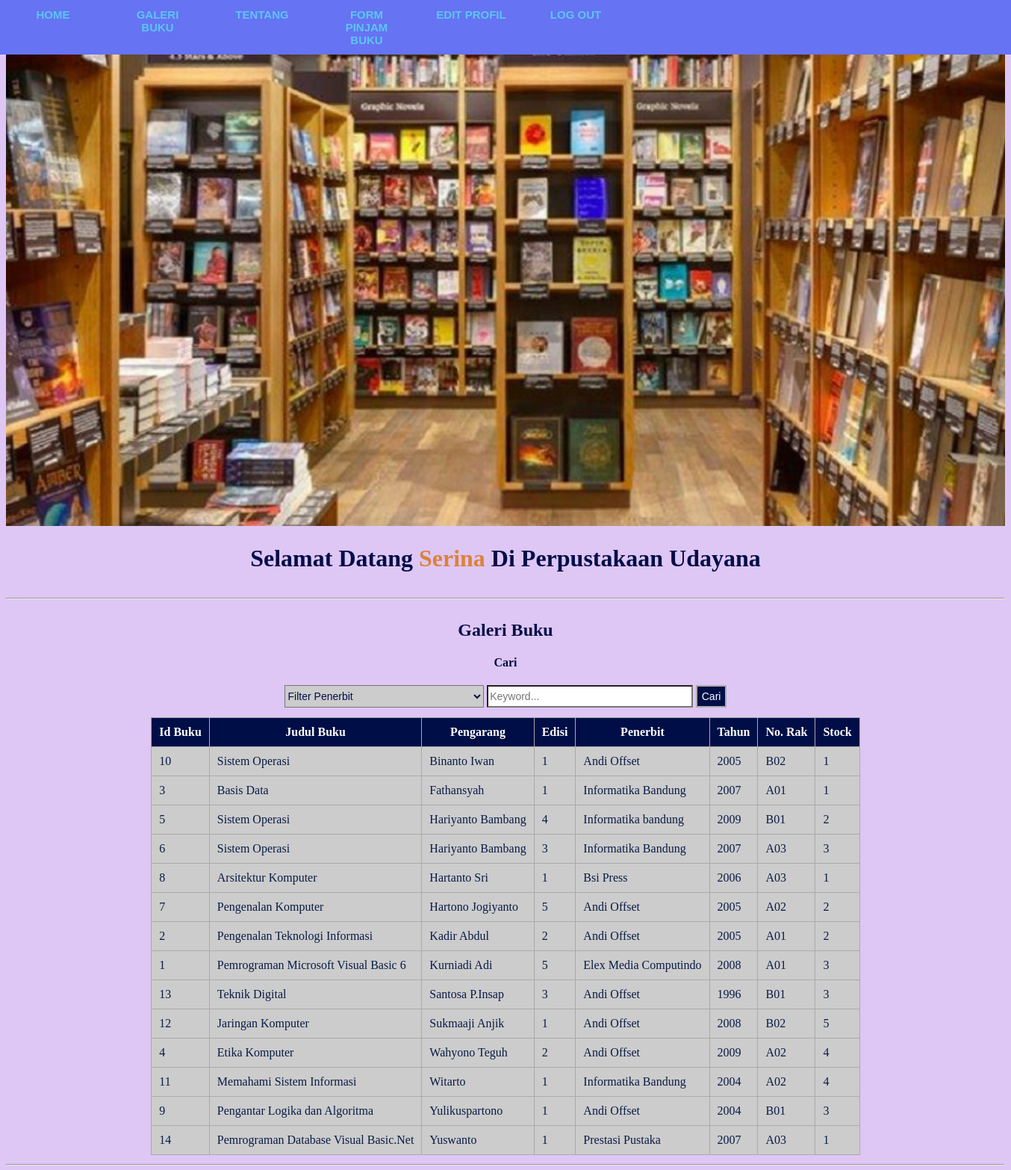
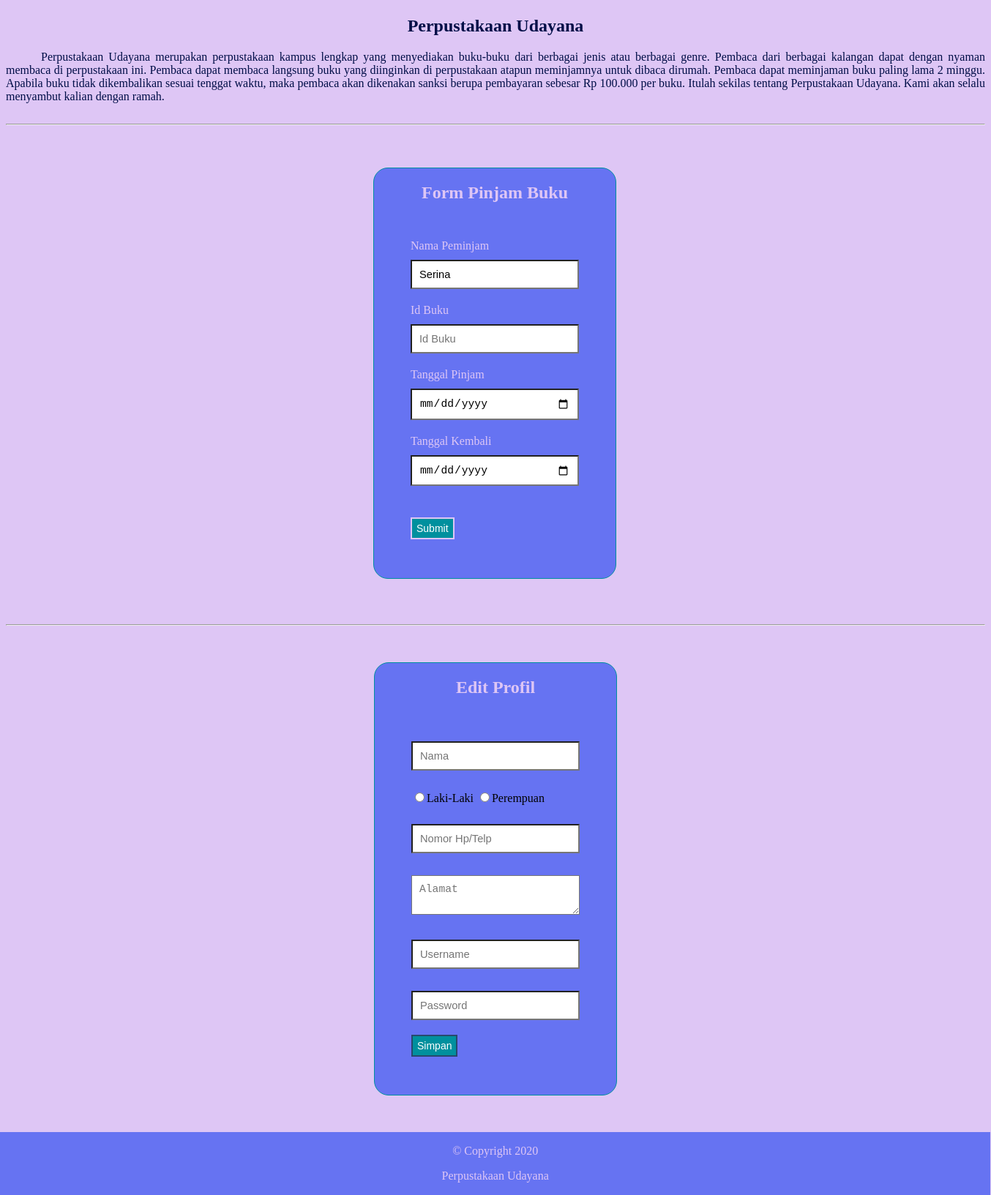
The app's page /index.php?order=pengarang_buku&&sort=ASC (signed in) with its own data (2 pictures, top to bottom).
### tables this page shows
CREATE TABLE `buku` (
  `id_buku` int(11) NOT NULL,
  `judul_buku` varchar(50) NOT NULL,
  `pengarang_buku` varchar(30) NOT NULL,
  `edisi_buku` varchar(5) NOT NULL,
  `penerbit` varchar(30) NOT NULL,
  `tahun_terbit` int(5) NOT NULL,
  `no_rak` varchar(5) NOT NULL,
  `stock_buku` int(3) NOT NULL
);

### index.php (the view, shortened to what this page needs)
<!DOCTYPE html>
<html>
<head>
	<link rel="stylesheet" type="text/css" href="CSS/index.css">
</head>
<body>
	<nav class="navigasi">
        <ul>
            <li><a href="#section1">Home</a></li>
            <li><a href="#section2">Galeri Buku</a></li>
            <li><a href="#section3">Tentang</a></li>
            <li><a href="#section4">Form Pinjam Buku</a></li>
            <li><a href="#section5">Edit Profil</a></li>
            <li><a href="logout.php">Log Out</a></li>
        </ul>
    </nav>
    <div id="section1">
        <img src="Gambar/gedung_perpustakaan.jpg">
        <h1>Selamat Datang <b style="color: #DC8239;"><?php echo $_SESSION['username'];?></b> Di Perpustakaan Udayana</h1>
    </div>
    <hr>
    <div id="section2">
        <h2>Galeri Buku</h2>
        <?php
            $s_penerbit="";
            $s_keyword="";
            $sort = 'ASC';
            $newsort = 'ASC';
            if (isset($_GET['order'])) {
                $order = $_GET['order'];
                $sort = $_GET['sort'];
                if ($sort == 'DESC') {
                    $newsort = 'ASC';
                }
                else{
                    $newsort = 'DESC';
                }
            }else{
                $order = 'id_buku';
            }
        ?>
        <form method="GET" action="" align="center">
        <h4>Cari</h4>
        <select name="s_penerbit" id="s_penerbit">
            <option value="">Filter Penerbit</option>
        </select>
        <input type="text" name="s_keyword" placeholder="Keyword..." id="s_keyword" value="<?php echo $s_keyword; ?>">
        <button id="search" name="search">Cari</button>
    </form>
    <table align="center" cellpadding="20">
        <thead>
            <tr>
                <th>Id Buku</th>
                <th><a href="?order=judul_buku&&sort=<?php echo $newsort; ?>">Judul Buku</a></th>
                <th><a href="?order=pengarang_buku&&sort=<?php echo $newsort; ?>">Pengarang</a></th>
                <th><a href="?order=edisi_buku&&sort=<?php echo $newsort; ?>">Edisi</a></th>
                <th><a href="?order=penerbit&&sort=<?php echo $newsort; ?>">Penerbit</a></th>
                <th><a href="?order=tahun_terbit&&sort=<?php echo $newsort; ?>">Tahun</a></th>
                <th><a href="?order=no_rak&&sort=<?php echo $newsort; ?>">No. Rak</a></th>
                <th><a href="?order=stock_buku&&sort=<?php echo $newsort; ?>">Stock</a></th>
            </tr>
        </thead>
        <tbody>
            <?php
                include "koneksi.php";
                $search_penerbit = '%'.$s_penerbit.'%';
                $search_keyword = '%'.$s_keyword.'%';
                $query = "SELECT * FROM buku WHERE penerbit LIKE ? AND (judul_buku LIKE ? OR pengarang_buku LIKE ? OR edisi_buku LIKE ? OR tahun_terbit LIKE ? OR no_rak LIKE ? OR stock_buku LIKE ?) ORDER BY $order $sort";
                $buku1 = mysqli_prepare($conn, $query) or die(mysqli_error($conn));
                mysqli_stmt_bind_param($buku1, "sssssss", $search_penerbit, $search_keyword, $search_keyword, $search_keyword, $search_keyword, $search_keyword, $search_keyword);
                mysqli_stmt_execute($buku1);
                $hasil = mysqli_stmt_get_result($buku1);
                if (mysqli_num_rows($hasil) > 0) {
                    while ($rows = mysqli_fetch_assoc($hasil)) {
                        $id_buku = $rows['id_buku'];
                        $judul_buku = $rows['judul_buku'];
                        $pengarang_buku = $rows['pengarang_buku'];
                        $edisi_buku = $rows['edisi_buku'];
                        $penerbit = $rows['penerbit'];
                        $tahun_terbit = $rows['tahun_terbit'];
                        $no_rak = $rows['no_rak'];
                        $stock_buku = $rows['stock_buku'];
            ?>
                <tr>
                    <td><?php echo $id_buku; ?></td>
                    <td><?php echo $judul_buku; ?></td>
                    <td><?php echo $pengarang_buku; ?></td>
                    <td><?php echo $edisi_buku; ?></td>
                    <td><?php echo $penerbit; ?></td>
                    <td><?php echo $tahun_terbit; ?></td>
                    <td><?php echo $no_rak; ?></td>
                    <td><?php echo $stock_buku; ?></td>
                </tr>
                <?php } } else { ?>
                <tr>
                    <td colspan="9" align="center">Tidak Ada Data Ditemukan</td>
                </tr>
                <?php } ?>
        </tbody>
    </table>
    </div>
    <hr>
    <div id="section3">
        <h2>Perpustakaan Udayana</h2>
        <p> Perpustakaan Udayana merupakan perpustakaan kampus lengkap yang menyediakan buku-buku dari berbagai jenis atau berbagai genre. Pembaca dari berbagai kalangan dapat dengan nyaman membaca di perpustakaan ini. Pembaca dapat membaca langsung buku yang diinginkan di perpustakaan atapun meminjamnya untuk dibaca dirumah. Pembaca dapat meminjaman buku paling lama 2 minggu. Apabila buku tidak dikembalikan sesuai tenggat waktu, maka pembaca akan dikenakan sanksi berupa pembayaran sebesar Rp 100.000 per buku. Itulah sekilas tentang Perpustakaan Udayana. Kami akan selalu menyambut kalian dengan ramah.</p>
    </div>
    <hr>
    <div id="section4">
       <h2 align="center">Form Pinjam Buku</h2>
       <form method="POST" action="pinjam.php">
            <label>Nama Peminjam</label><br>
            <input type="text" id="nama_pinjam" name="nama_pinjam" value="<?php echo $_SESSION['username'];?>"><br>
            <label>Id Buku</label><br>
            <input type="text" id="id_buku" name="id_buku" placeholder="Id Buku"></td><br>
            <label>Tanggal Pinjam</label><br>
            <input type="date" id="tgl_pinjam" name="tgl_pinjam"></td><br>
            <label>Tanggal Kembali</label><br>
            <input type="date" id="tgl_kembali" name="tgl_kembali"></td><br>
            <input type="submit" id="pinjam" name="pinjam" value="Submit"></td><br>
       </form>
    </div>
    <hr>
    <div id="section5">
        <h2>Edit Profil</h2>
        <form method="POST" action="edit_profil.php">
            <input type="text" name="nama" placeholder="Nama">
            <input type="radio" name="jk" value="Laki-Laki">Laki-Laki
            <input type="radio" name="jk" value="Perempuan">Perempuan
            <input type="text" name="no_hp" placeholder="Nomor Hp/Telp"></td>
            <textarea name="alamat" placeholder="Alamat"></textarea></td>
            <input type="text" name="user" placeholder="Username"></td>
            <input type="password" name="pass" placeholder="Password"></td>
            <input type="submit" name="simpan" value="Simpan"></td>
        </form>
    </div>
    <footer>
        <p>&copy Copyright 2020</p>
        <p>Perpustakaan Udayana</p>
    </footer>
</body>
</html>

### CSS/index.css (style rules this page uses)
* { background-color: #dec6f5; scroll-behavior: smooth; }
.navigasi ul { border: 1px solid #6673f2; padding: 0; margin: 0; list-style: none; font-family: Arial, Helvetica, sans-serif; font-size: 15px; font-weight: bold; width: 100%; background-color: #6673f2; overflow: hidden; position: fixed; top: 0; left: 0; }
.navigasi li { float: left; }
.navigasi li a { display: block; color: #5cc5f2; text-align: center; padding: 10px 20px; text-decoration: none; text-transform: uppercase; font-weight: bold; width: 100px; background-color: #6673f2; }
#section1, #section2, #section3, #section4 { display: inline-block; width: 100%; overflow: hidden; }
#section1 img { width: 100%; }
#section1 h1 { text-align: center; color: #000e47; }
#section2 table { border-collapse: collapse; }
#section2 h2, h4 { text-align: center; color: #000e47; }
#section2 th { background-color: #000e47; border: 1px solid #aaaaaa; text-align:left; color:#ffffff; padding: 10px; text-align: center; }
#section2 th a { background-color: #000e47; text-decoration: none; color: #ffffff; }
#section2 td { background-color: #cccccc; border: 1px solid #aaaaaa; padding: 10px; color: #091b45; }
#section2 form { text-align: center; }
#section2 form select { width: 20%; height: 30px; font-size: 14px; margin-bottom: 1%; cursor: pointer; background-color: #cccccc; color: #000e47; }
#section2 form input[type=text] { width: 20%; height: 24px; font-size: 14px; margin-bottom: 1%; background-color: white; }
#section2 form button { width: auto; height: 30px; font-size: 14px; margin-bottom: 1%; background-color: #000e47; color:#ffffff; border: 2px solid #aaaaaa; cursor: pointer; }
#section3 { color: #000e47; }
#section3 h2 { text-align: center; }
#section3 p { text-align: justify; text-indent: 0.5in; }
#section4 { border: 1px solid #00909e; height: auto; width: 330px; margin: 50px 502px; background-color: #6673f2; border-radius: 20px; }
#section4 form { margin: 50px 50px; background-color: #6673f2; }
#section4 label { font-size: 16px; color: #dec6f5; background-color: #6673f2; }
#section4 h2 { text-align: center; color: #dec6f5; background-color: #6673f2; }
#section4 form input[type=text] { box-sizing : border-box; width: 100%; padding: 10px; font-size: 11pt; margin-top: 10px; margin-bottom: 20px; background-color: white; }
#section4 form input[type=submit] { width: auto; height: 30px; font-size: 14px; margin-bottom: 1%; background-color: #00909e; color:#ffffff; border: 2px solid #dec6f5; cursor: pointer; margin-top: 10%; }
#section4 input[type=date] { box-sizing : border-box; width: 100%; padding: 10px; font-size: 11pt; margin-top: 10px; margin-bottom: 20px; background-color: white; }
#section5 { border: 1px solid #00909e; height: auto; width: 330px; margin: 50px auto; background-color: #6673f2; border-radius: 20px; }
#section5 h2 { text-align: center; color: #dec6f5; background-color: #6673f2; }
#section5 form { margin: 50px 50px; background-color: #6673f2; }
#section5 form input[type=text] { box-sizing : border-box; width: 100%; padding: 10px; font-size: 11pt; margin-top: 10px; margin-bottom: 20px; background-color: white; }
#section5 form input[type=password] { box-sizing : border-box; width: 100%; padding: 10px; font-size: 11pt; margin-top: 10px; margin-bottom: 20px; background-color: white; }
#section5 form input[type=submit] { width: auto; height: 30px; font-size: 14px; margin-bottom: 1%; background-color: #00909e; color:#ffffff; border: 2px solid #27496d; cursor: pointer; }
#section5 form textarea { box-sizing : border-box; width: 100%; padding: 10px; font-size: 11pt; margin-top: 10px; margin-bottom: 20px; background-color: white; }
#section5 form input[type=radio] { margin-top: 10px; margin-bottom: 20px; color: white; }
footer { border: 1px solid #6673f2; width: 101%; height: 100%; background-color: #6673f2; position: relative; bottom: 0; left: 0; right: 0; margin-left: -8px; margin-bottom: -8px; }
footer p { text-align: center; background-color: #6673f2; color: #dec6f5; }

### records on screen
buku: id_buku "10", judul_buku "Sistem Operasi", pengarang_buku "Binanto Iwan", edisi_buku "1", penerbit "Andi Offset", tahun_terbit "2005", no_rak "B02", stock_buku "1"
buku: id_buku "3", judul_buku "Basis Data", pengarang_buku "Fathansyah", edisi_buku "1", penerbit "Informatika Bandung", tahun_terbit "2007", no_rak "A01", stock_buku "1"
buku: id_buku "5", judul_buku "Sistem Operasi", pengarang_buku "Hariyanto Bambang", edisi_buku "4", penerbit "Informatika bandung", tahun_terbit "2009", no_rak "B01", stock_buku "2"
buku: id_buku "6", judul_buku "Sistem Operasi", pengarang_buku "Hariyanto Bambang", edisi_buku "3", penerbit "Informatika Bandung", tahun_terbit "2007", no_rak "A03", stock_buku "3"
buku: id_buku "8", judul_buku "Arsitektur Komputer", pengarang_buku "Hartanto Sri", edisi_buku "1", penerbit "Bsi Press", tahun_terbit "2006", no_rak "A03", stock_buku "1"
buku: id_buku "7", judul_buku "Pengenalan Komputer", pengarang_buku "Hartono Jogiyanto", edisi_buku "5", penerbit "Andi Offset", tahun_terbit "2005", no_rak "A02", stock_buku "2"
buku: id_buku "2", judul_buku "Pengenalan Teknologi Informasi", pengarang_buku "Kadir Abdul", edisi_buku "2", penerbit "Andi Offset", tahun_terbit "2005", no_rak "A01", stock_buku "2"
buku: id_buku "1", judul_buku "Pemrograman Microsoft Visual Basic 6", pengarang_buku "Kurniadi Adi", edisi_buku "5", penerbit "Elex Media Computindo", tahun_terbit "2008", no_rak "A01", stock_buku "3"
buku: id_buku "13", judul_buku "Teknik Digital", pengarang_buku "Santosa P.Insap", edisi_buku "3", penerbit "Andi Offset", tahun_terbit "1996", no_rak "B01", stock_buku "3"
buku: id_buku "12", judul_buku "Jaringan Komputer", pengarang_buku "Sukmaaji Anjik", edisi_buku "1", penerbit "Andi Offset", tahun_terbit "2008", no_rak "B02", stock_buku "5"
buku: id_buku "4", judul_buku "Etika Komputer", pengarang_buku "Wahyono Teguh", edisi_buku "2", penerbit "Andi Offset", tahun_terbit "2009", no_rak "A02", stock_buku "4"
buku: id_buku "11", judul_buku "Memahami Sistem Informasi", pengarang_buku "Witarto", edisi_buku "1", penerbit "Informatika Bandung", tahun_terbit "2004", no_rak "A02", stock_buku "4"
buku: id_buku "9", judul_buku "Pengantar Logika dan Algoritma", pengarang_buku "Yulikuspartono", edisi_buku "1", penerbit "Andi Offset", tahun_terbit "2004", no_rak "B01", stock_buku "3"
buku: id_buku "14", judul_buku "Pemrograman Database Visual Basic.Net", pengarang_buku "Yuswanto", edisi_buku "1", penerbit "Prestasi Pustaka", tahun_terbit "2007", no_rak "A03", stock_buku "1"

### other values on screen
$_SESSION['username'] "Serina"
